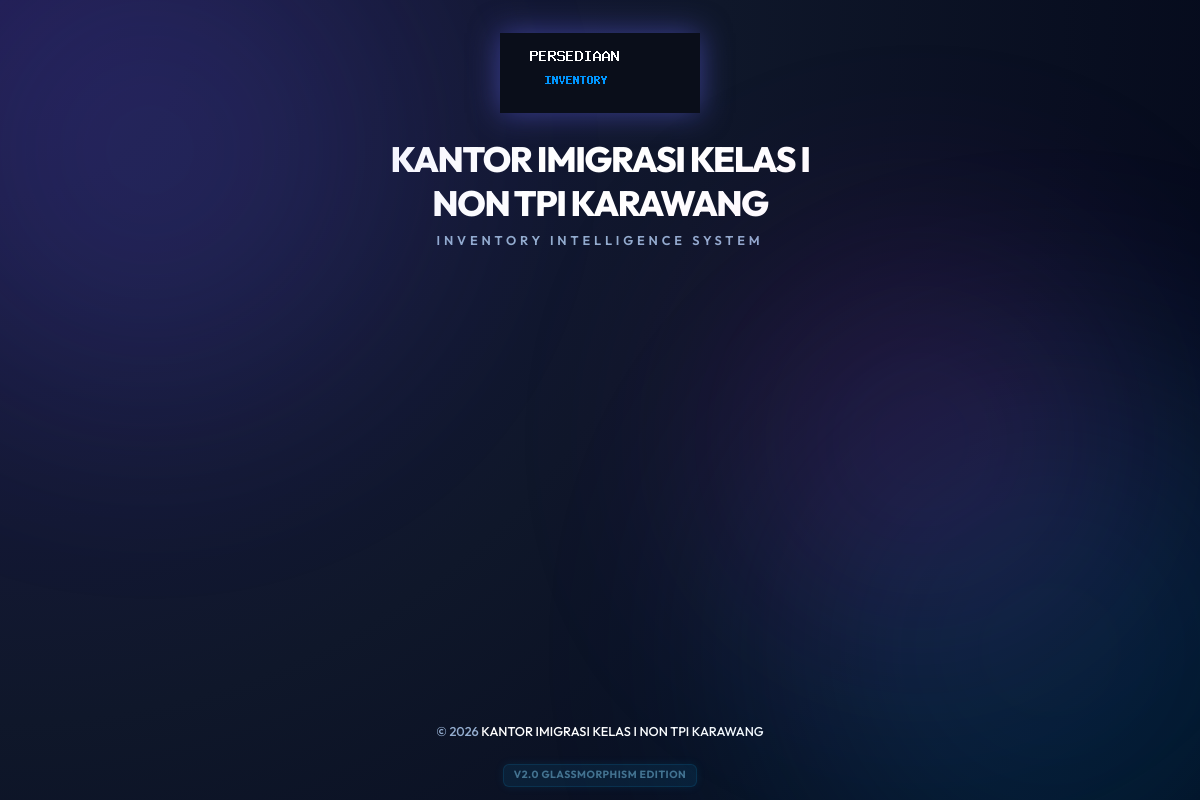
The page / on the database its author committed.
### tables this page shows
CREATE TABLE setting (
  setting_id   VARCHAR(20) PRIMARY KEY,
  title_head   VARCHAR(100) NOT NULL,
  nama_kantor  VARCHAR(150) NOT NULL,
  alamat_kantor VARCHAR(200) NOT NULL,
  telp_kantor  VARCHAR(20) NOT NULL,
  email_kantor VARCHAR(50) NOT NULL,
  logo_header  VARCHAR(50) NOT NULL,
  created_at   DATETIME DEFAULT CURRENT_TIMESTAMP,
  updated_at   DATETIME DEFAULT CURRENT_TIMESTAMP
, favicon TEXT DEFAULT 'favicon.png');

### index.php (the view, shortened to what this page needs)
<?php
require_once "global/koneksi.php";
$stmt = $bp->query("SELECT * FROM setting ORDER BY setting_id ASC LIMIT 1");
$set = $stmt->fetch();
?>
<!DOCTYPE html>
<html lang="id" class="fixed">
<head>
    <link rel="stylesheet" href="vendor/bootstrap/css/bootstrap.css" />
    <link rel="stylesheet" href="vendor/animate/animate.css">
    <link rel="stylesheet" href="vendor/font-awesome/css/all.min.css" />
    <link rel="stylesheet" href="vendor/magnific-popup/magnific-popup.css" />
    <link rel="stylesheet" href="vendor/pnotify/pnotify.custom.css" />
    <link rel="stylesheet" href="css/theme.css" />
    <link rel="stylesheet" href="css/skins/default.css" />
    <link rel="stylesheet" href="css/custom.css">
</head>
<body>
    <div class="blob blob-1"></div>
    <div class="blob blob-2"></div>
    <div class="blob blob-3"></div>
    <main class="body-sign">
        <div class="center-sign">
            <header class="logo text-center mb-5" style="animation: fadeInDown 1s var(--transition-smooth);">
                <a href="/">
                    <img src="img/<?= htmlspecialchars($set['logo_header']) ?>" alt="Logo" style="max-height: 80px; filter: drop-shadow(0 0 15px var(--primary-glow));" />
                </a>
                <h1 class="mt-4" style="color: #fff; font-size: 2.2rem; font-weight: 800; letter-spacing: -0.04em; margin-bottom: 0.2rem;">
                    <?= htmlspecialchars($set['nama_kantor']) ?>
                </h1>
                <p style="color: var(--text-muted); font-size: 0.8rem; letter-spacing: 0.3em; text-transform: uppercase; font-weight: 600;">
                    Inventory Intelligence System
                </p>
            </header>
            <footer class="text-center mt-4">
                <p style="color: var(--text-muted); font-size: 0.8rem; font-weight: 500;">
                    &copy; <?= date("Y") ?> <span style="color: #fff;"><?= htmlspecialchars($set['nama_kantor']) ?></span>
                </p>
                <div class="mt-2">
                    <span class="badge badge-info" style="opacity: 0.5;">v2.0 Glassmorphism Edition</span>
                </div>
            </footer>
        </div>
    </main>
</body>
</html>

### css/skins/default.css (style rules this page uses)
a { color: #0088cc; }

### css/custom.css (style rules this page uses)
:root { --primary: #6366f1; --primary-glow: rgba(99, 102, 241, 0.5); --secondary: #64748b; --success: #10b981; --warning: #f59e0b; --danger: #ef4444; --info: #0ea5e9; --glass-soft: rgba(255, 255, 255, 0.03); --glass-medium: rgba(255, 255, 255, 0.07); --glass-heavy: rgba(255, 255, 255, 0.12); --glass-border: rgba(255, 255, 255, 0.1); --glass-border-bright: rgba(255, 255, 255, 0.2); --glass-blur: 16px; --bg-deep: #020617; --bg-surface: #0f172a; --text-white: #f8fafc; --text-muted: #94adcf; --radius-sm: 8px; --radius-md: 16px; --radius-lg: 24px; --spacing-xs: 8px; --spacing-sm: 16px; --spacing-md: 24px; --spacing-lg: 40px; --shadow-glass: 0 8px 32px 0 rgba(0, 0, 0, 0.4); --shadow-glow: 0 0 25px rgba(99, 102, 241, 0.3); --transition-smooth: all 0.5s cubic-bezier(0.16, 1, 0.3, 1); }
html { scroll-behavior: smooth; }
* { box-sizing: border-box; }
body { font-family: 'Outfit', 'Inter', sans-serif !important; background: radial-gradient(circle at 0% 0%, #1e1b4b 0%, #0f172a 50%, #020617 100%) !important; background-attachment: fixed !important; color: var(--text-white) !important; margin: 0; line-height: 1.6; overflow-x: hidden; }
.body-sign { background: transparent !important; }
.blob { position: fixed; border-radius: 50%; filter: blur(120px); z-index: 0; pointer-events: none; opacity: 0.15; animation: blobPulse 10s infinite alternate; }
.blob-1 { width: 500px; height: 500px; background: var(--primary); top: -100px; left: -100px; }
.blob-2 { width: 600px; height: 600px; background: var(--info); bottom: -150px; right: -150px; }
.blob-3 { width: 400px; height: 400px; background: #c026d3; top: 30%; left: 60%; }
.badge { padding: 5px 10px !important; border-radius: 6px !important; font-weight: 700 !important; font-size: 0.65rem !important; text-transform: uppercase; letter-spacing: 0.05em; display: inline-flex; align-items: center; justify-content: center; }
.badge-info { background: rgba(14, 165, 233, 0.2) !important; color: #7dd3fc !important; border: 1px solid rgba(14, 165, 233, 0.3); box-shadow: 0 0 10px rgba(14, 165, 233, 0.2); }

### rows shown on the page
setting: logo_header (placeholder picture), nama_kantor "KANTOR IMIGRASI KELAS I NON TPI KARAWANG"
